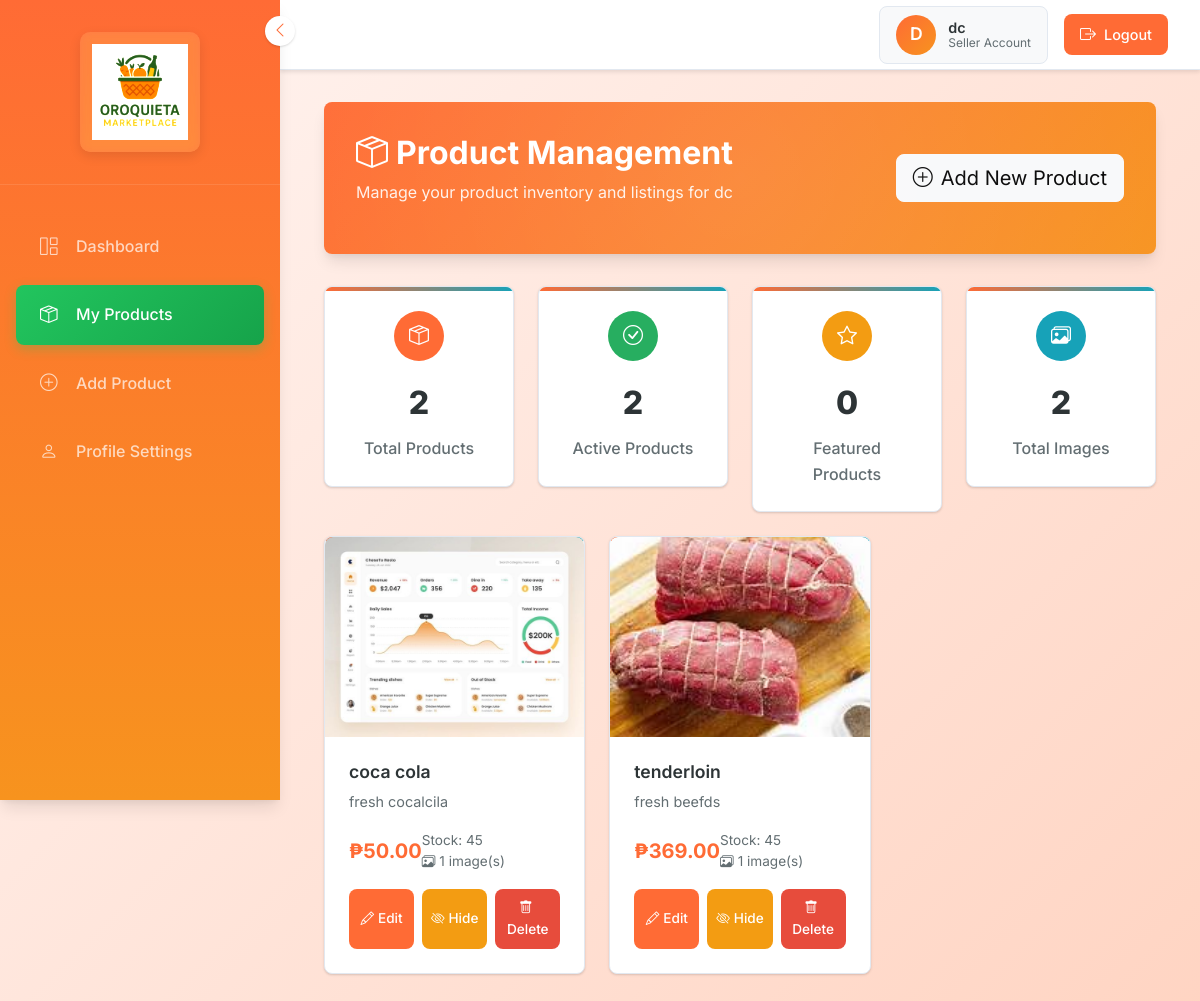
Before: /seller/products.php (signed in) with the older database file.
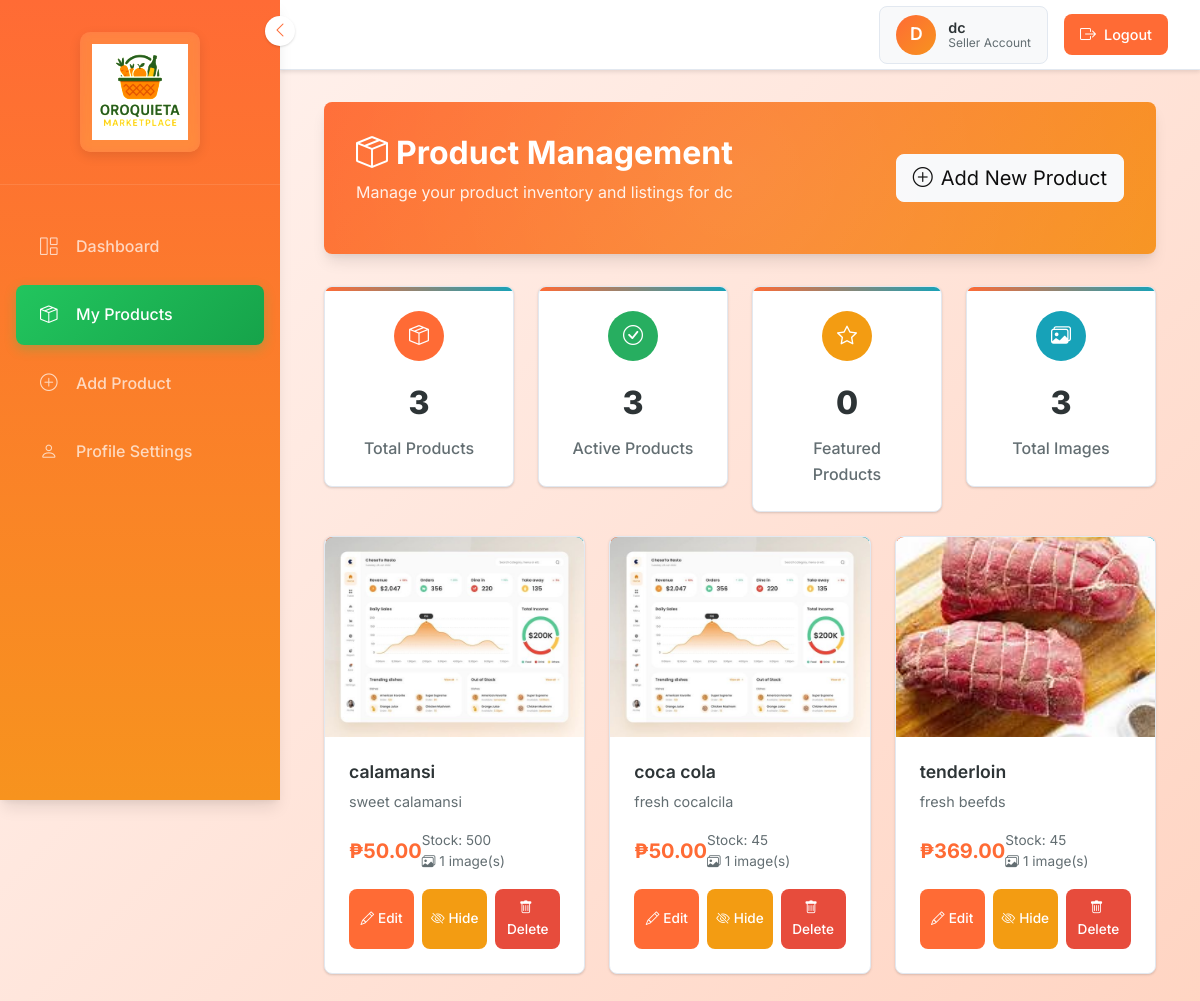
After: the same page with the newer database file.
### tables this page shows
CREATE TABLE `seller_applications` (
  `id` int(11) NOT NULL,
  `seller_id` int(11) NOT NULL,
  `business_name` varchar(255) NOT NULL,
  `business_phone` varchar(20) NOT NULL,
  `tax_id` varchar(50) DEFAULT NULL,
  `documents_submitted` text DEFAULT NULL,
  `selected_stall` varchar(10) DEFAULT NULL,
  `status` enum('pending','approved','rejected') DEFAULT 'pending',
  `admin_notes` text DEFAULT NULL,
  `created_at` timestamp NOT NULL DEFAULT current_timestamp(),
  `updated_at` timestamp NOT NULL DEFAULT current_timestamp() ON UPDATE current_timestamp()
);

CREATE TABLE `products` (
  `id` int(11) NOT NULL,
  `seller_id` int(11) NOT NULL,
  `category_id` int(11) DEFAULT NULL,
  `name` varchar(255) NOT NULL,
  `description` text DEFAULT NULL,
  `price` decimal(10,2) NOT NULL,
  `stock_quantity` int(11) NOT NULL DEFAULT 0,
  `weight` decimal(10,2) DEFAULT NULL,
  `is_featured` tinyint(1) DEFAULT 0,
  `is_active` tinyint(1) DEFAULT 1,
  `created_at` timestamp NOT NULL DEFAULT current_timestamp(),
  `updated_at` timestamp NOT NULL DEFAULT current_timestamp() ON UPDATE current_timestamp()
);

### seller/products.php (the view, shortened to what this page needs)
<?php
require_once '../includes/db_connect.php';
$seller_id = $_SESSION['user_id'];
$query = "SELECT p.*,
                 (SELECT image_path FROM product_images pi WHERE pi.product_id = p.id AND pi.is_primary = 1 LIMIT 1) as primary_image,
                 (SELECT COUNT(*) FROM product_images pi WHERE pi.product_id = p.id) as image_count
          FROM products p
          WHERE p.seller_id = ?
          ORDER BY p.created_at DESC";
$stmt = $pdo->prepare($query);
$stmt->execute([$seller_id]);
$products = $stmt->fetchAll();
?>
<!DOCTYPE html>
<html lang="en">
<head>
    <link rel="stylesheet" href="https://use.fontawesome.com/releases/v5.15.4/css/all.css" />
    <link href="https://cdn.jsdelivr.net/npm/bootstrap-icons@1.4.1/font/bootstrap-icons.css" rel="stylesheet">
    <link href="https://cdn.jsdelivr.net/npm/bootstrap@5.3.0/dist/css/bootstrap.min.css" rel="stylesheet">
</head>
<body>
    <?php include 'sidebar.php'; ?>
    <?php include 'header.php'; ?>
    <div class="main-content">
        <div class="container-fluid">
            <div class="page-header">
                <div class="d-flex justify-content-between align-items-center">
                    <div>
                        <h1><i class="bi bi-box-seam me-2"></i>Product Management</h1>
                        <p>Manage your product inventory and listings for
                            <?php echo htmlspecialchars($business_name); ?>
                        </p>
                    </div>
                    <button class="btn btn-light btn-lg" onclick="openAddProductModal()">
                        <i class="bi bi-plus-circle me-2"></i>Add New Product
                    </button>
                </div>
            </div>
            <div class="row g-4 mb-4">
                <div class="col-md-3">
                    <div class="stats-card">
                        <div class="stats-icon" style="background: var(--primary);">
                            <i class="bi bi-box-seam"></i>
                        </div>
                        <div class="stats-number"><?php echo count($products); ?></div>
                        <div class="stats-label">Total Products</div>
                    </div>
                </div>
                <div class="col-md-3">
                    <div class="stats-card">
                        <div class="stats-icon" style="background: var(--success);">
                            <i class="bi bi-check-circle"></i>
                        </div>
                        <div class="stats-number">
                            <?php echo count(array_filter($products, function ($p) {
                                return $p['is_active'];
                            })); ?>
                        </div>
                        <div class="stats-label">Active Products</div>
                    </div>
                </div>
                <div class="col-md-3">
                    <div class="stats-card">
                        <div class="stats-icon" style="background: var(--warning);">
                            <i class="bi bi-star"></i>
                        </div>
                        <div class="stats-number">
                            <?php echo count(array_filter($products, function ($p) {
                                return $p['is_featured'];
                            })); ?>
                        </div>
                        <div class="stats-label">Featured Products</div>
                    </div>
                </div>
                <div class="col-md-3">
                    <div class="stats-card">
                        <div class="stats-icon" style="background: var(--info);">
                            <i class="bi bi-images"></i>
                        </div>
                        <div class="stats-number"><?php echo array_sum(array_column($products, 'image_count')); ?></div>
                        <div class="stats-label">Total Images</div>
                    </div>
                </div>
            </div>
            <div class="row g-4">
                <?php if (!empty($products)): ?>
                    <?php foreach ($products as $product): ?>
                        <div class="col-lg-4 col-md-6 mb-4">
                            <div class="product-card">
                                <div
                                    class="status-badge <?php echo $product['is_active'] ? 'badge-active' : 'badge-inactive'; ?>">
                                </div>
                                <div class="position-relative">
                                    <?php if (!empty($product['primary_image'])): ?>
                                        <img src="../<?php echo htmlspecialchars($product['primary_image']); ?>"
                                            class="product-image" alt="<?php echo htmlspecialchars($product['name']); ?>">
                                    <?php else: ?>
                                        <div class="product-image-placeholder">
                                            <i class="bi bi-image text-muted" style="font-size: 3rem;"></i>
                                        </div>
                                    <?php endif; ?>
                                </div>
                                <div class="card-body">
                                    <h5 class="card-title"><?php echo htmlspecialchars($product['name']); ?></h5>
                                    <?php if (!empty($product['description'])): ?>
                                        <p class="card-text">
                                            <?php echo htmlspecialchars(substr($product['description'], 0, 100)); ?>
                                        </p>
                                    <?php endif; ?>
                                    <div class="price-info">
                                        <div class="price">₱<?php echo number_format($product['price'], 2); ?></div>
                                        <div class="stock-info">
                                            Stock: <?php echo $product['stock_quantity']; ?>
                                            <?php if ($product['image_count'] > 0): ?>
                                                <br><i class="bi bi-images me-1"></i><?php echo $product['image_count']; ?> image(s)
                                            <?php endif; ?>
                                        </div>
                                    </div>
                                    <div class="action-buttons">
                                        <button class="btn-action btn-edit"
                                            onclick="editProduct(<?php echo $product['id']; ?>)">
                                            <i class="bi bi-pencil me-1"></i>Edit
                                        </button>
                                        <button class="btn-action btn-toggle"
                                            onclick="toggleProductStatus(<?php echo $product['id']; ?>, <?php echo $product['is_active'] ? 'false' : 'true'; ?>)">
                                            <i
                                                class="bi bi-<?php echo $product['is_active'] ? 'eye-slash' : 'eye'; ?> me-1"></i><?php echo $product['is_active'] ? 'Hide' : 'Show'; ?>
                                        </button>
                                        <button class="btn-action btn-delete"
                                            onclick="deleteProduct(<?php echo $product['id']; ?>, '<?php echo htmlspecialchars($product['name']); ?>')">
                                            <i class="bi bi-trash me-1"></i>Delete
                                        </button>
                                    </div>
                                </div>
                            </div>
                        </div>
                    <?php endforeach; ?>
                <?php endif; ?>
            </div>
        </div>
    </div>
</body>
</html>

### seller/sidebar.php (shortened to what this page needs)
<?php
$current_page = basename($_SERVER['PHP_SELF']);
?>
<div class="sidebar" id="sidebar">
    <button class="toggle-sidebar" onclick="toggleSidebar()" title="Toggle Sidebar">
        <i class="bi bi-chevron-left"></i>
    </button>
    <div class="sidebar-brand">
        <img src="../assets/img/logo.png" alt="ORO Market Logo">
    </div>
    <ul class="sidebar-nav">
        <li class="nav-item">
            <a href="dashboard.php" class="nav-link <?php echo $current_page == 'dashboard.php' ? 'active' : ''; ?>">
                <i class="bi bi-grid-1x2"></i>
                <span>Dashboard</span>
            </a>
        </li>
        <li class="nav-item">
            <a href="products.php" class="nav-link <?php echo $current_page == 'products.php' ? 'active' : ''; ?>">
                <i class="bi bi-box-seam"></i>
                <span>My Products</span>
            </a>
        </li>
        <li class="nav-item">
            <a href="#" class="nav-link" onclick="openAddProductModal()">
                <i class="bi bi-plus-circle"></i>
                <span>Add Product</span>
            </a>
        </li>
        <li class="nav-item">
            <a href="profile.php" class="nav-link <?php echo $current_page == 'profile.php' ? 'active' : ''; ?>">
                <i class="bi bi-person"></i>
                <span>Profile Settings</span>
            </a>
        </li>
    </ul>
</div>

### seller/header.php (shortened to what this page needs)
<?php
$seller_id = $_SESSION['user_id'];
require_once '../includes/db_connect.php';
$stmt = $pdo->prepare("SELECT * FROM sellers WHERE id = ?");
$stmt->execute([$seller_id]);
$seller = $stmt->fetch();
$stmt = $pdo->prepare("SELECT business_name FROM seller_applications WHERE seller_id = ? AND status = 'approved'");
$stmt->execute([$seller_id]);
$application = $stmt->fetch();
$business_name = $application ? $application['business_name'] : ($seller['first_name'] . ' ' . $seller['last_name']);
?>
<div class="top-header">
    <div class="header-right">
        <div class="user-info-header">
            <div class="user-avatar">
                <?php echo strtoupper(substr($business_name, 0, 1)); ?>
            </div>
            <div class="user-details-header">
                <div class="user-name-header"><?php echo htmlspecialchars($business_name); ?></div>
                <div class="user-role-header">Seller Account</div>
            </div>
        </div>
        <a href="../logout.php" class="logout-btn-header">
            <i class="bi bi-box-arrow-right"></i>
            Logout
        </a>
    </div>
</div>

### seller/products.php (style rules this page uses)
:root { --primary: #ff6b35; --primary-dark: #f7931e; --secondary: #64748b; --success: #27ae60; --warning: #f39c12; --danger: #e74c3c; --info: #17a2b8; --light: #f8f9fa; --dark: #2d3436; --text-primary: #2d3436; --text-secondary: #636e72; --border: #e2e8f0; --shadow: 0 1px 3px 0 rgba(0, 0, 0, 0.1), 0 1px 2px 0 rgba(0, 0, 0, 0.06); --shadow-lg: 0 10px 15px -3px rgba(0, 0, 0, 0.1), 0 4px 6px -2px rgba(0, 0, 0, 0.05); --border-radius: 8px; }
* { margin: 0; padding: 0; box-sizing: border-box; }
body { font-family: 'Inter', sans-serif; background: linear-gradient(135deg, #fff5f2 0%, #ffd4c2 100%); color: var(--text-primary); line-height: 1.6; overflow-x: hidden; }
.main-content { margin-left: 280px; padding: 2rem; min-height: 100vh; transition: all 0.3s ease; }
.container-fluid { max-width: 1400px; transition: all 0.3s ease; }
.page-header { background: linear-gradient(135deg, var(--primary) 0%, var(--primary-dark) 100%); color: white; padding: 2rem; border-radius: var(--border-radius); margin-bottom: 2rem; box-shadow: var(--shadow-lg); position: relative; overflow: hidden; }
.page-header::before { content: ''; position: absolute; top: -50%; right: -50%; width: 200%; height: 200%; background: radial-gradient(circle, rgba(255, 255, 255, 0.1) 0%, transparent 70%); animation: float 6s ease-in-out infinite; }
.page-header h1 { font-size: 2rem; font-weight: 700; margin-bottom: 0.5rem; position: relative; z-index: 1; }
.page-header p { opacity: 0.9; position: relative; z-index: 1; }
.product-card { background: white; border-radius: var(--border-radius); box-shadow: var(--shadow); transition: all 0.3s ease; border: 1px solid var(--border); position: relative; overflow: hidden; height: 100%; }
.product-card::before { content: ''; position: absolute; top: 0; left: 0; right: 0; height: 4px; background: linear-gradient(90deg, var(--primary) 0%, var(--info) 100%); }
.product-image { width: 100%; height: 200px; object-fit: cover; border-radius: var(--border-radius) var(--border-radius) 0 0; }
.status-badge { position: absolute; top: 10px; right: 10px; padding: 0.25rem 0.5rem; border-radius: 20px; font-size: 0.75rem; font-weight: 600; text-transform: uppercase; }
.badge-active { background: var(--success); color: white; }
.card-body { padding: 1.5rem; display: flex; flex-direction: column; flex-grow: 1; }
.card-title { font-size: 1.1rem; font-weight: 600; margin-bottom: 0.5rem; color: var(--text-primary); }
.card-text { color: var(--text-secondary); font-size: 0.9rem; margin-bottom: 1rem; flex-grow: 1; }
.price-info { display: flex; justify-content: between; align-items: center; margin-bottom: 1rem; }
.price { font-size: 1.25rem; font-weight: 700; color: var(--primary); }
.stock-info { font-size: 0.85rem; color: var(--text-secondary); }
.action-buttons { display: flex; gap: 0.5rem; margin-top: auto; }
.btn-action { flex: 1; padding: 0.5rem; border: none; border-radius: var(--border-radius); font-size: 0.85rem; font-weight: 500; transition: all 0.3s ease; cursor: pointer; }
.btn-edit { background: var(--primary); color: white; }
.btn-toggle { background: var(--warning); color: white; }
.btn-delete { background: var(--danger); color: white; }
.product-card { animation: fadeInUp 0.6s ease-out; }
.stats-card { background: white; border-radius: var(--border-radius); padding: 1.5rem; box-shadow: var(--shadow); border: 1px solid var(--border); text-align: center; position: relative; overflow: hidden; }
.stats-card::before { content: ''; position: absolute; top: 0; left: 0; right: 0; height: 4px; background: linear-gradient(90deg, var(--primary) 0%, var(--info) 100%); }
.stats-icon { width: 50px; height: 50px; border-radius: 50%; display: flex; align-items: center; justify-content: center; margin: 0 auto 1rem; color: white; font-size: 1.25rem; }
.stats-number { font-size: 2rem; font-weight: 800; color: var(--text-primary); margin-bottom: 0.5rem; }
.stats-label { color: var(--text-secondary); font-weight: 500; }

Changed rows visible on the page:
added products: is_featured "0", name "calamansi", description "sweet calamansi", price "50.00", stock_quantity "500", image_count "1", is_active 1 (drawn)
Other visible differences:
count($products): "2" → "3"
array_sum(array_column($products, 'image_count')): "2" → "3"
text no longer shown: "2"
text now shown: "3"
